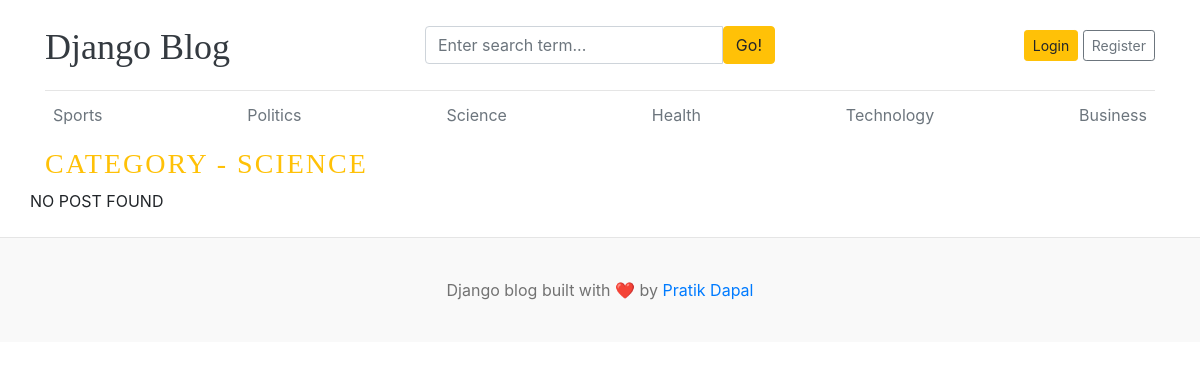
Page /category/3/ on the earlier database version.
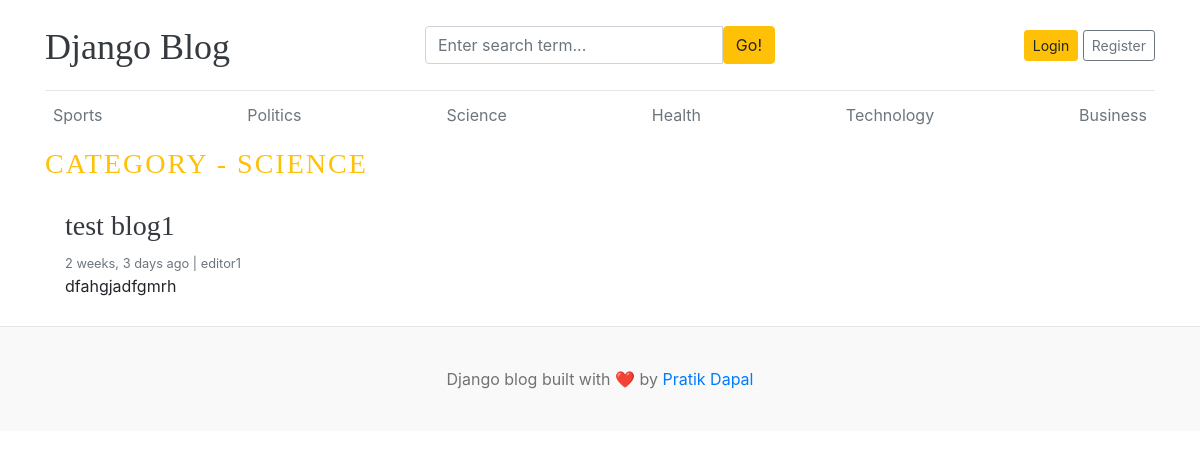
Same page on the later database version.
### blogs/models.py (models this page shows, shortened)
class Category(models.Model):
    category_name = models.CharField(max_length=50, unique=True)
    created_at = models.DateTimeField(auto_now_add=True)
    updated_at = models.DateTimeField(auto_now=True)
    class Meta:
        verbose_name_plural= 'categories'
    def __str__(self):
        return self.category_name

class Blog(models.Model):
    title = models.CharField(max_length=100)
    slug = models.SlugField(max_length=150, unique=True, blank=True)
    category = models.ForeignKey(Category, on_delete=models.CASCADE)
    author = models.ForeignKey(User, on_delete=models.CASCADE)
    featured_image = models.ImageField(upload_to='uploads/%Y/%m/%d')
    short_description = models.TextField(max_length=500)
    blog_body = models.TextField(max_length=2000)
    status = models.CharField(max_length=20, choices=STATUS_CHOICES ,default="Drafts")
    is_featured = models.BooleanField(default=False)
    created_at = models.DateTimeField(auto_now_add=True)
    updated_at = models.DateTimeField(auto_now=True)

### blogs/views.py (the view)
# urls.py: path('<int:category_id>/', views.posts_by_category, name='posts_by_category'),
def posts_by_category(request, category_id):
    posts = Blog.objects.filter(status='Published', category=category_id)
    category = get_object_or_404(Category, pk=category_id)
    context = {
        'posts': posts,
        'category': category,
    }
    return render(request,'posts_by_category.html', context)

### blogs/context_processors.py (called while the page is built)
def get_categories(request):
    categories = Category.objects.all()
    return dict(categories=categories)

def get_social_links(request):
    social_links = SocialLink.objects.all()
    return dict(social_links=social_links)

### templates/posts_by_category.html (shortened to what this page needs)
{% extends "base.html" %}
{% block content%}
  <h3 class="text-uppercase text-warning" style="letter-spacing: 2px;">Category - {{category}}</h3>
  <div class="row mb-2">
    {% if posts %}
    {% for post in posts %}
    <div class="col-md-6">
      <div class="card border-0" >
        <div class="card-body">
          <h3><a href="{%  url 'blogs' post.slug %}" class="text-dark">{{ post.title}}</a></h3>
          <small class="mb-1 text-muted">{{post.created_at | timesince}} ago | {{post.author}}</small>
          <p class="card-text">{{ post.short_description | truncatewords:25}}</p>
        </div>
      </div>
    </div>
     {% endfor %}
     {% else %}
     <p>NO POST FOUND</p>
     {% endif %}
  </div>
</div>
{% endblock %}

### templates/base.html (shortened to what this page needs)
{% load static%}
<!DOCTYPE html>
<html lang="en">
<head>
    <link href="https://getbootstrap.com/docs/4.0/dist/css/bootstrap.min.css" rel="stylesheet">
    <link href="{% static 'css/blog.css'%}" rel="stylesheet">
    <link rel="stylesheet" href="https://cdnjs.cloudflare.com/ajax/libs/font-awesome/4.7.0/css/font-awesome.min.css">
  </head>
<body>
    <div class="container">
      <header class="blog-header py-3">
        <div class="row flex-nowrap justify-content-between align-items-center">
          <div class="col-4 pt-1">
            <a class="blog-header-logo text-dark" href="/">Django Blog</a>
          </div>
          <div class="col-4">
            <form action="{% url "search" %}" method="GET">
              <div class="input-group">
                <input class="form-control" type="text" name="keyword" value="{{ keyword }}" placeholder="Enter search term..." aria-label="Enter search term...">
                <button type="submit" class="btn btn-warning" id="button-search" type="button">Go!</button>
              </div>
            </form>
          </div>
          <div class="col-4 d-flex justify-content-end align-items-center">
            {% if not user.is_authenticated %}
            <a class="btn btn-sm btn-warning" href="{% url 'login' %}">Login</a> &nbsp;
            <a class="btn btn-sm btn-outline-secondary" href="{% url 'register' %}">Register</a>
            {% else %}
            <span><a href="{% url 'dashboard' %}">Dashboard</a></span>
            &emsp;
            <span><a href="{% url 'logout' %}">Logout</span>
            {% endif %}
          </div>
        </div>
      </header>
      <div class="nav-scroller py-1 mb-2">
        <nav class="nav d-flex justify-content-between">
          {% for cat in categories %}
          <a class="p-2 text-muted" href="{% url 'posts_by_category' cat.id %}">{{ cat.category_name}}</a>
          {% endfor %}
        </nav>
      </div>
{% block content%}
{% endblock %}
<footer class="blog-footer">
  <p>Django blog built with ❤️ by <a href="#">Pratik Dapal</a></p>
</footer>
</body>
</html>

Differences in the rows shown:
added Blog: title "test blog1", created_at "2 weeks, 3 days", author "editor1", short_description "dfahgjadfgmrh"
Other differences:
text no longer shown: "NO POST FOUND"
